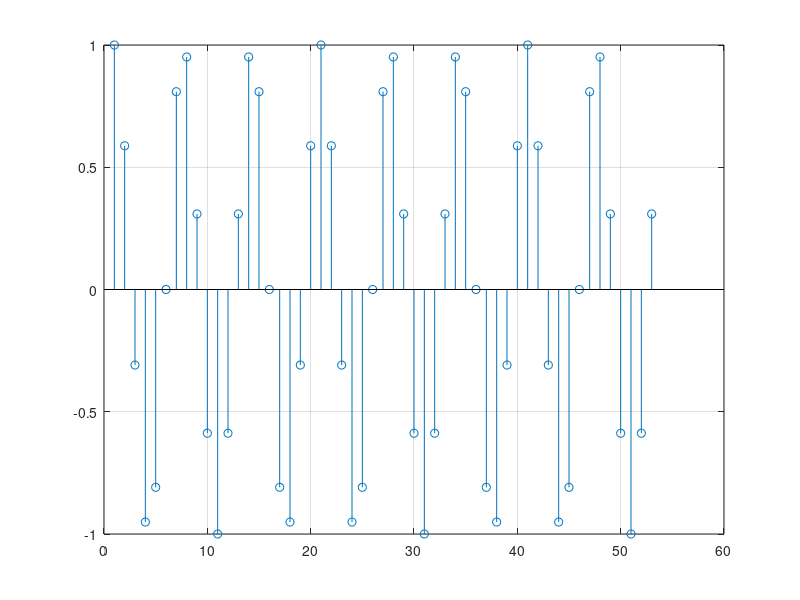
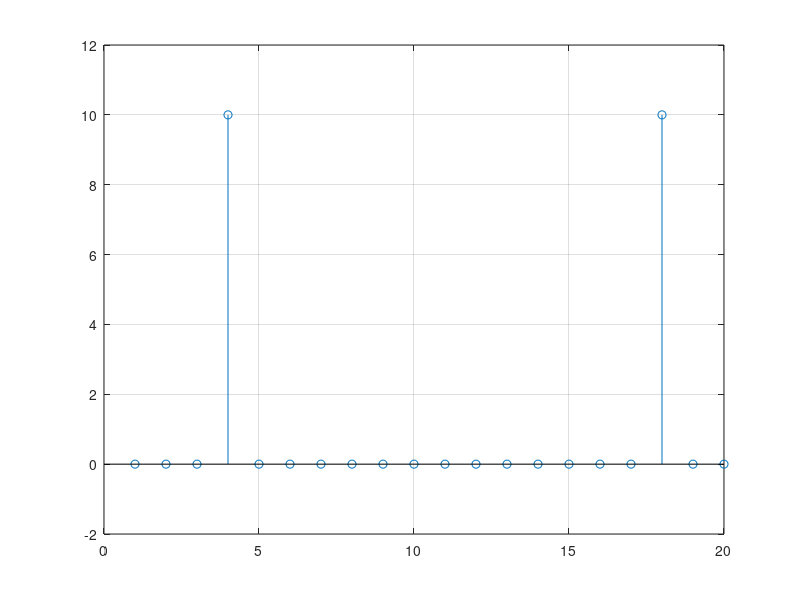
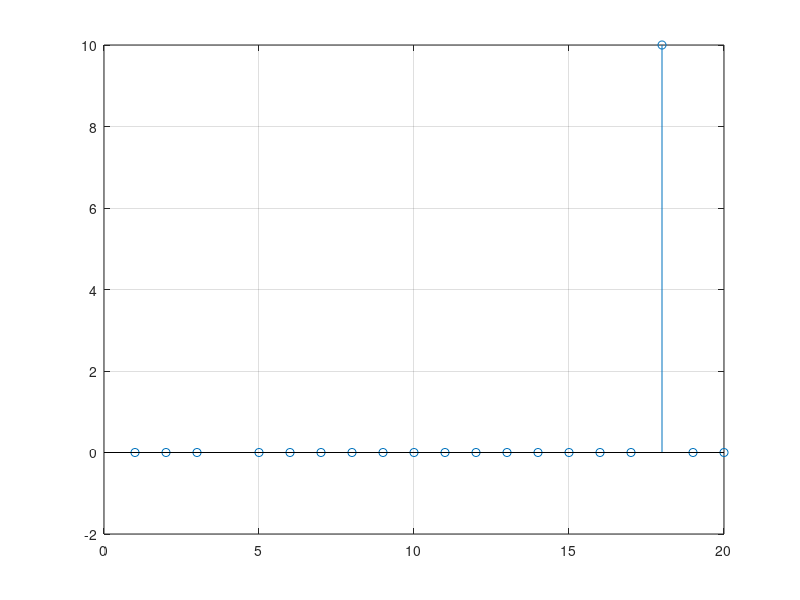
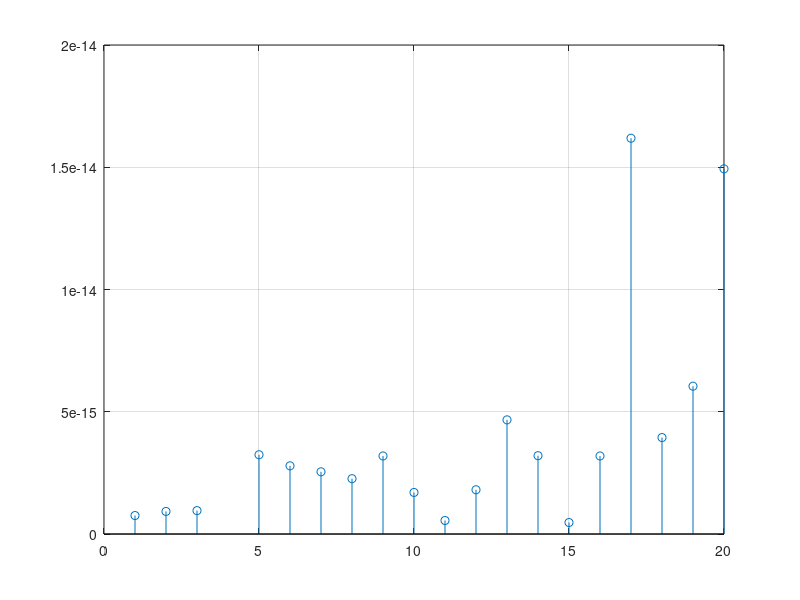

Here is the MATLAB script that generated these plots, in order: (Note: this script raises an error after producing the figures.)
%% Teoria de Senyal: Pràctica 2 de laboratori:
%% Damià Casas & Pau Manyer

%% Estudi Previ:
clear all;
clc
close all;
% 2.6)
k0=3; N=20;
Omega=2*pi*(k0/N);

f=@(n) [cos(Omega*n)];
y=f([0:52]);

v=fft(y,N);

figure(1)
stem(y)
grid on

for k=0:N-1
    a=(1-exp(1i*2*pi*(k0-k)))/(1-exp(1i*2*(pi/N)*(k0-k)));
    b=(1-exp(-1i*2*pi*(k0+k)))/(1-exp(-1i*2*(pi/N)*(k0+k)));
    XN(k+1)=0.5*(a+b);
end

figure(2)
stem(v)
grid on
figure(3)
stem(XN)
grid on

error=abs(v-XN);
figure(4)
stem(error)
grid on

%%

clear all
clc

h=randn(1,1e3);
x=randn(1,1e7);
N=2.^[10:20];


%stem(y1);

y1=conv(x,h);
y2=process(x,h,N(3));

 error = abs(y1-y2);
 plot(1:10000999, error)
 max(error)




%%

% Si X es una matriz, fft(X) trata las columnas de X como vectores y
% devuelve la transformada de Fourier de cada columna. Tornarà la FFT de
% tants punts com hi hagin a les columnes.

% If Y is a matrix, then ifft(Y) returns the inverse transform of each column of the matrix.

function yb=cc(xb,H) %Convolucio del bloc N=Lh+Lx-1
N=length(H);
Lx=length(xb);
xb=[xb zeros(1,N-Lx)];
X=fft(xb,N);
Y=X.*H;
yb=ifft(Y,N);
end

function y=process(x,h,N)
% INPUT: N: COM A MINIM HA DE SER length(x)+length(h)-1
L=length(h);
Lx=length(x);
M=N-L+1;  % Mmax
h=[h zeros(1,N-L)];
H=fft(h,N);  %llargada L+M-1

P=ceil(Lx/M);
longY = L+Lx-1;
y=zeros(1,longY);
for r=1:P-2 %Per cada bloc
    xi=[x([(r-1)*M+1:r*M])];
    yb=cc(xi,H); % cc ja s'encarregara de posar 0s al bloc i fer la convolucio
    A=(r-1)*M;
    
    temp = y([A+1:A+length(yb)]); %TODO: optimitzar per no calcular length
    temp = temp + yb;
    y([A+1:A+length(yb)]) = temp;
    disp(r)
end
xi=x([(P-1)*M+1:end]);
yb=cc(xi,H);  %llargada N
temp = y([(P-1)*M+1:end]);
temp = temp + yb(1:length(temp));
y([(P-1)*M+1:end]) = temp;
end






